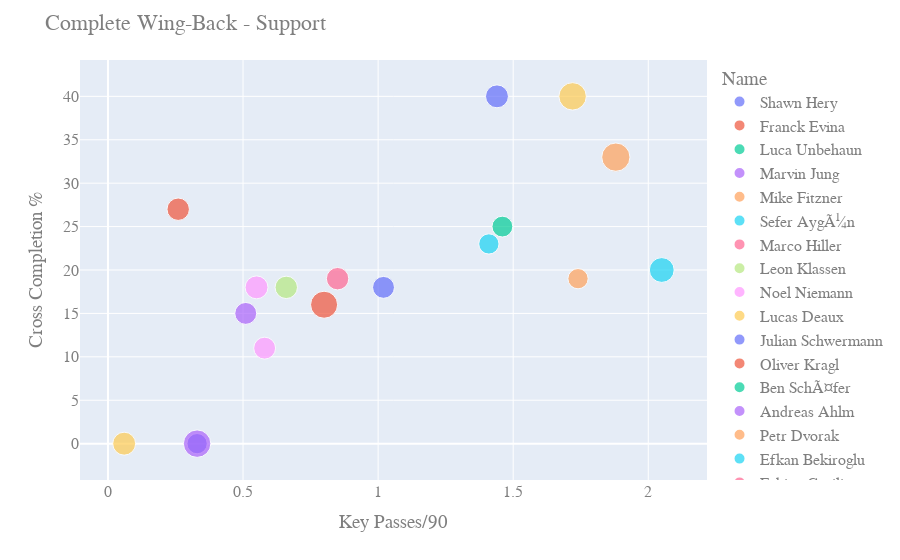

This figure's notebook cell:
### Code cell
# Complete Wing-Back - Support

fig = px.scatter(df, x="K Ps/90", y="Cr C/A", color="Name",  
        size='Age', hover_data=['Name'])

fig.update_layout(
    title="Complete Wing-Back - Support",
    xaxis_title="Key Passes/90",
    yaxis_title="Cross Completion %",
    font=dict(
        family="Courier New, monospace",
        size=16,
        color="#7f7f7f"
    )
)
fig.show()

### Figure 1 — Plotly figure (JSON) as saved in the notebook; plotly's stock layout.template omitted (floating-point values rounded to 4 significant figures)
{"data": [{"customdata": [["Shawn Hery"]], "hovertemplate": "Name=%{customdata[0]}<br>K Ps/90=%{x}<br>Cr C/A=%{y}<br>Age=%{marker.size}<extra></extra>", "legendgroup": "Shawn Hery", "marker": {"color": "#636efa", "size": [21], "sizemode": "area", "sizeref": 0.0875, "symbol": "circle"}, "mode": "markers", "name": "Shawn Hery", "showlegend": true, "type": "scatter", "x": ["1.02"], "xaxis": "x", "y": ["18%"], "yaxis": "y"}, {"customdata": [["Franck Evina"]], "hovertemplate": "Name=%{customdata[0]}<br>K Ps/90=%{x}<br>Cr C/A=%{y}<br>Age=%{marker.size}<extra></extra>", "legendgroup": "Franck Evina", "marker": {"color": "#EF553B", "size": [22], "sizemode": "area", "sizeref": 0.0875, "symbol": "circle"}, "mode": "markers", "name": "Franck Evina", "showlegend": true, "type": "scatter", "x": ["0.26"], "xaxis": "x", "y": ["27%"], "yaxis": "y"}, {"customdata": [["Luca Unbehaun"]], "hovertemplate": "Name=%{customdata[0]}<br>K Ps/90=%{x}<br>Cr C/A=%{y}<br>Age=%{marker.size}<extra></extra>", "legendgroup": "Luca Unbehaun", "marker": {"color": "#00cc96", "size": [21], "sizemode": "area", "sizeref": 0.0875, "symbol": "circle"}, "mode": "markers", "name": "Luca Unbehaun", "showlegend": true, "type": "scatter", "x": ["-"], "xaxis": "x", "y": ["0%"], "yaxis": "y"}, {"customdata": [["Marvin Jung"]], "hovertemplate": "Name=%{customdata[0]}<br>K Ps/90=%{x}<br>Cr C/A=%{y}<br>Age=%{marker.size}<extra></extra>", "legendgroup": "Marvin Jung", "marker": {"color": "#ab63fa", "size": [21], "sizemode": "area", "sizeref": 0.0875, "symbol": "circle"}, "mode": "markers", "name": "Marvin Jung", "showlegend": true, "type": "scatter", "x": ["0.51"], "xaxis": "x", "y": ["15%"], "yaxis": "y"}, {"customdata": [["Mike Fitzner"]], "hovertemplate": "Name=%{customdata[0]}<br>K Ps/90=%{x}<br>Cr C/A=%{y}<br>Age=%{marker.size}<extra></extra>", "legendgroup": "Mike Fitzner", "marker": {"color": "#FFA15A", "size": [18], "sizemode": "area", "sizeref": 0.0875, "symbol": "circle"}, "mode": "markers", "name": "Mike Fitzner", "showlegend": true, "type": "scatter", "x": ["1.74"], "xaxis": "x", "y": ["19%"], "yaxis": "y"}, {"customdata": [["Sefer AygÃ¼n"]], "hovertemplate": "Name=%{customdata[0]}<br>K Ps/90=%{x}<br>Cr C/A=%{y}<br>Age=%{marker.size}<extra></extra>", "legendgroup": "Sefer AygÃ¼n", "marker": {"color": "#19d3f3", "size": [18], "sizemode": "area", "sizeref": 0.0875, "symbol": "circle"}, "mode": "markers", "name": "Sefer AygÃ¼n", "showlegend": true, "type": "scatter", "x": ["1.41"], "xaxis": "x", "y": ["23%"], "yaxis": "y"}, {"customdata": [["Marco Hiller"]], "hovertemplate": "Name=%{customdata[0]}<br>K Ps/90=%{x}<br>Cr C/A=%{y}<br>Age=%{marker.size}<extra></extra>", "legendgroup": "Marco Hiller", "marker": {"color": "#FF6692", "size": [25], "sizemode": "area", "sizeref": 0.0875, "symbol": "circle"}, "mode": "markers", "name": "Marco Hiller", "showlegend": true, "type": "scatter", "x": ["-"], "xaxis": "x", "y": ["0%"], "yaxis": "y"}, {"customdata": [["Leon Klassen"]], "hovertemplate": "Name=%{customdata[0]}<br>K Ps/90=%{x}<br>Cr C/A=%{y}<br>Age=%{marker.size}<extra></extra>", "legendgroup": "Leon Klassen", "marker": {"color": "#B6E880", "size": [22], "sizemode": "area", "sizeref": 0.0875, "symbol": "circle"}, "mode": "markers", "name": "Leon Klassen", "showlegend": true, "type": "scatter", "x": ["0.66"], "xaxis": "x", "y": ["18%"], "yaxis": "y"}, {"customdata": [["Noel Niemann"]], "hovertemplate": "Name=%{customdata[0]}<br>K Ps/90=%{x}<br>Cr C/A=%{y}<br>Age=%{marker.size}<extra></extra>", "legendgroup": "Noel Niemann", "marker": {"color": "#FF97FF", "size": [23], "sizemode": "area", "sizeref": 0.0875, "symbol": "circle"}, "mode": "markers", "name": "Noel Niemann", "showlegend": true, "type": "scatter", "x": ["0.55"], "xaxis": "x", "y": ["18%"], "yaxis": "y"}, {"customdata": [["Lucas Deaux"]], "hovertemplate": "Name=%{customdata[0]}<br>K Ps/90=%{x}<br>Cr C/A=%{y}<br>Age=%{marker.size}<extra></extra>", "legendgroup": "Lucas Deaux", "marker": {"color": "#FECB52", "size": [33], "sizemode": "area", "sizeref": 0.0875, "symbol": "circle"}, "mode": "markers", "name": "Lucas Deaux", "showlegend": true, "type": "scatter", "x": ["1.72"], "xaxis": "x", "y": ["40%"], "yaxis": "y"}, {"customdata": [["Julian Schwermann"]], "hovertemplate": "Name=%{customdata[0]}<br>K Ps/90=%{x}<br>Cr C/A=%{y}<br>Age=%{marker.size}<extra></extra>", "legendgroup": "Julian Schwermann", "marker": {"color": "#636efa", "size": [23], "sizemode": "area", "sizeref": 0.0875, "symbol": "circle"}, "mode": "markers", "name": "Julian Schwermann", "showlegend": true, "type": "scatter", "x": ["1.44"], "xaxis": "x", "y": ["40%"], "yaxis": "y"}, {"customdata": [["Oliver Kragl"]], "hovertemplate": "Name=%{customdata[0]}<br>K Ps/90=%{x}<br>Cr C/A=%{y}<br>Age=%{marker.size}<extra></extra>", "legendgroup": "Oliver Kragl", "marker": {"color": "#EF553B", "size": [32], "sizemode": "area", "sizeref": 0.0875, "symbol": "circle"}, "mode": "markers", "name": "Oliver Kragl", "showlegend": true, "type": "scatter", "x": ["0.80"], "xaxis": "x", "y": ["16%"], "yaxis": "y"}, {"customdata": [["Ben SchÃ¤fer"]], "hovertemplate": "Name=%{customdata[0]}<br>K Ps/90=%{x}<br>Cr C/A=%{y}<br>Age=%{marker.size}<extra></extra>", "legendgroup": "Ben SchÃ¤fer", "marker": {"color": "#00cc96", "size": [18], "sizemode": "area", "sizeref": 0.0875, "symbol": "circle"}, "mode": "markers", "name": "Ben SchÃ¤fer", "showlegend": true, "type": "scatter", "x": ["-"], "xaxis": "x", "y": ["-"], "yaxis": "y"}, {"customdata": [["Andreas Ahlm"]], "hovertemplate": "Name=%{customdata[0]}<br>K Ps/90=%{x}<br>Cr C/A=%{y}<br>Age=%{marker.size}<extra></extra>", "legendgroup": "Andreas Ahlm", "marker": {"color": "#ab63fa", "size": [18], "sizemode": "area", "sizeref": 0.0875, "symbol": "circle"}, "mode": "markers", "name": "Andreas Ahlm", "showlegend": true, "type": "scatter", "x": ["-"], "xaxis": "x", "y": ["-"], "yaxis": "y"}, {"customdata": [["Petr Dvorak"]], "hovertemplate": "Name=%{customdata[0]}<br>K Ps/90=%{x}<br>Cr C/A=%{y}<br>Age=%{marker.size}<extra></extra>", "legendgroup": "Petr Dvorak", "marker": {"color": "#FFA15A", "size": [17], "sizemode": "area", "sizeref": 0.0875, "symbol": "circle"}, "mode": "markers", "name": "Petr Dvorak", "showlegend": true, "type": "scatter", "x": ["-"], "xaxis": "x", "y": ["-"], "yaxis": "y"}, {"customdata": [["Efkan Bekiroglu"]], "hovertemplate": "Name=%{customdata[0]}<br>K Ps/90=%{x}<br>Cr C/A=%{y}<br>Age=%{marker.size}<extra></extra>", "legendgroup": "Efkan Bekiroglu", "marker": {"color": "#19d3f3", "size": [27], "sizemode": "area", "sizeref": 0.0875, "symbol": "circle"}, "mode": "markers", "name": "Efkan Bekiroglu", "showlegend": true, "type": "scatter", "x": ["2.05"], "xaxis": "x", "y": ["20%"], "yaxis": "y"}, {"customdata": [["Fabian Greilinger"]], "hovertemplate": "Name=%{customdata[0]}<br>K Ps/90=%{x}<br>Cr C/A=%{y}<br>Age=%{marker.size}<extra></extra>", "legendgroup": "Fabian Greilinger", "marker": {"color": "#FF6692", "size": [22], "sizemode": "area", "sizeref": 0.0875, "symbol": "circle"}, "mode": "markers", "name": "Fabian Greilinger", "showlegend": true, "type": "scatter", "x": ["0.85"], "xaxis": "x", "y": ["19%"], "yaxis": "y"}, {"customdata": [["Marko Basic"]], "hovertemplate": "Name=%{customdata[0]}<br>K Ps/90=%{x}<br>Cr C/A=%{y}<br>Age=%{marker.size}<extra></extra>", "legendgroup": "Marko Basic", "marker": {"color": "#B6E880", "size": [17], "sizemode": "area", "sizeref": 0.0875, "symbol": "circle"}, "mode": "markers", "name": "Marko Basic", "showlegend": true, "type": "scatter", "x": ["-"], "xaxis": "x", "y": ["-"], "yaxis": "y"}, {"customdata": [["Mert GÃ¶ckan"]], "hovertemplate": "Name=%{customdata[0]}<br>K Ps/90=%{x}<br>Cr C/A=%{y}<br>Age=%{marker.size}<extra></extra>", "legendgroup": "Mert GÃ¶ckan", "marker": {"color": "#FF97FF", "size": [21], "sizemode": "area", "sizeref": 0.0875, "symbol": "circle"}, "mode": "markers", "name": "Mert GÃ¶ckan", "showlegend": true, "type": "scatter", "x": ["0.58"], "xaxis": "x", "y": ["11%"], "yaxis": "y"}, {"customdata": [["Gabriel Isik"]], "hovertemplate": "Name=%{customdata[0]}<br>K Ps/90=%{x}<br>Cr C/A=%{y}<br>Age=%{marker.size}<extra></extra>", "legendgroup": "Gabriel Isik", "marker": {"color": "#FECB52", "size": [23], "sizemode": "area", "sizeref": 0.0875, "symbol": "circle"}, "mode": "markers", "name": "Gabriel Isik", "showlegend": true, "type": "scatter", "x": ["0.06"], "xaxis": "x", "y": ["0%"], "yaxis": "y"}, {"customdata": [["Pawel Majewski"]], "hovertemplate": "Name=%{customdata[0]}<br>K Ps/90=%{x}<br>Cr C/A=%{y}<br>Age=%{marker.size}<extra></extra>", "legendgroup": "Pawel Majewski", "marker": {"color": "#636efa", "size": [18], "sizemode": "area", "sizeref": 0.0875, "symbol": "circle"}, "mode": "markers", "name": "Pawel Majewski", "showlegend": true, "type": "scatter", "x": ["0.33"], "xaxis": "x", "y": ["0%"], "yaxis": "y"}, {"customdata": [["Peter KÃ¶ster"]], "hovertemplate": "Name=%{customdata[0]}<br>K Ps/90=%{x}<br>Cr C/A=%{y}<br>Age=%{marker.size}<extra></extra>", "legendgroup": "Peter KÃ¶ster", "marker": {"color": "#EF553B", "size": [23], "sizemode": "area", "sizeref": 0.0875, "symbol": "circle"}, "mode": "markers", "name": "Peter KÃ¶ster", "showlegend": true, "type": "scatter", "x": ["-"], "xaxis": "x", "y": ["0%"], "yaxis": "y"}, {"customdata": [["Abdoulaye Niang"]], "hovertemplate": "Name=%{customdata[0]}<br>K Ps/90=%{x}<br>Cr C/A=%{y}<br>Age=%{marker.size}<extra></extra>", "legendgroup": "Abdoulaye Niang", "marker": {"color": "#00cc96", "size": [19], "sizemode": "area", "sizeref": 0.0875, "symbol": "circle"}, "mode": "markers", "name": "Abdoulaye Niang", "showlegend": true, "type": "scatter", "x": ["1.46"], "xaxis": "x", "y": ["25%"], "yaxis": "y"}, {"customdata": [["Sven Bender"]], "hovertemplate": "Name=%{customdata[0]}<br>K Ps/90=%{x}<br>Cr C/A=%{y}<br>Age=%{marker.size}<extra></extra>", "legendgroup": "Sven Bender", "marker": {"color": "#ab63fa", "size": [33], "sizemode": "area", "sizeref": 0.0875, "symbol": "circle"}, "mode": "markers", "name": "Sven Bender", "showlegend": true, "type": "scatter", "x": ["0.33"], "xaxis": "x", "y": ["0%"], "yaxis": "y"}, {"customdata": [["Gary Medel"]], "hovertemplate": "Name=%{customdata[0]}<br>K Ps/90=%{x}<br>Cr C/A=%{y}<br>Age=%{marker.size}<extra></extra>", "legendgroup": "Gary Medel", "marker": {"color": "#FFA15A", "size": [35], "sizemode": "area", "sizeref": 0.0875, "symbol": "circle"}, "mode": "markers", "name": "Gary Medel", "showlegend": true, "type": "scatter", "x": ["1.88"], "xaxis": "x", "y": ["33%"], "yaxis": "y"}], "layout": {"font": {"color": "#7f7f7f", "family": "Courier New, monospace", "size": 16}, "legend": {"itemsizing": "constant", "title": {"text": "Name"}, "tracegroupgap": 0}, "margin": {"t": 60}, "title": {"text": "Complete Wing-Back - Support"}, "xaxis": {"anchor": "y", "domain": [0, 1], "title": {"text": "Key Passes/90"}}, "yaxis": {"anchor": "x", "domain": [0, 1], "title": {"text": "Cross Completion %"}}}}
